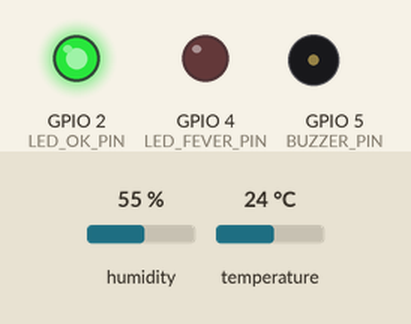
Simulated run of this sketch. Board: ESP32. On the bench: output pins drawn as LEDs (lit = HIGH), buzzer (waves = sounding, pin HIGH). The test bench sets the inputs (shaded band); at power-on: humidity 55 %, temperature 24 °C. WiFi joins after 1.5 s; servers stay silent unless stated; the local clock reads 2024-03-15 10:24:30 at power-on unless the sketch sets it; no MQTT or app messages arrive unless stated; what the sketch prints to the serial monitor is not drawn.

Above: at 2.3 s.
At 21.6 s:
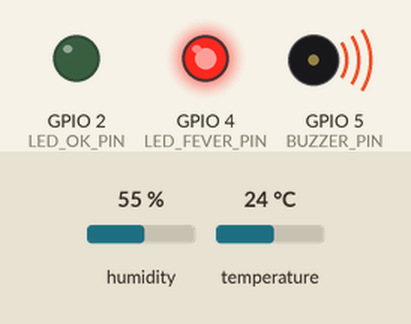
At 29.9 s:
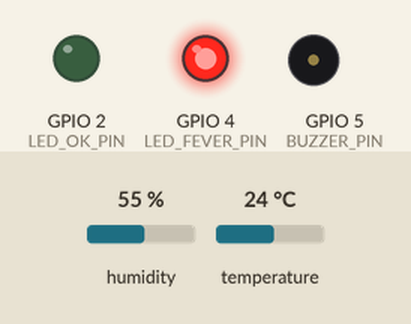
At 38.38 s:
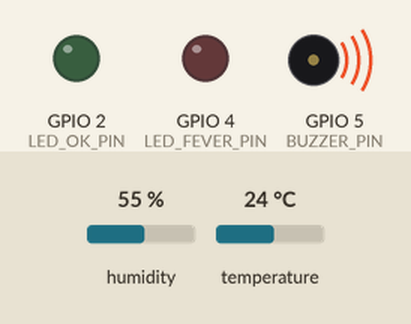
At 53.7 s:
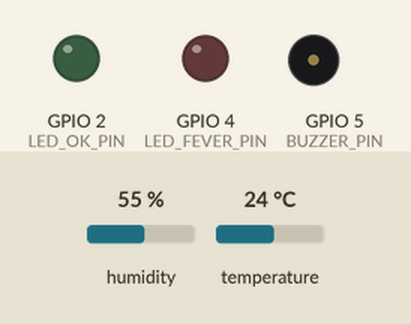
Timing chart, 0 to 60.1 s (numbered marks = the images above):
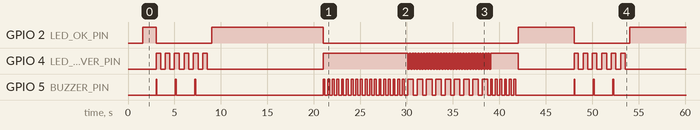

Measured:
- by itself, GPIO 2 (LED_OK_PIN): repeats every 45.0 s: LOW 6.0 s, HIGH 12.0 s, LOW 21.0 s, HIGH 6.0 s
- by itself, GPIO 4 (LED_FEVER_PIN), GPIO 5 (BUZZER_PIN): moves between LOW and HIGH, repeating every 45.0 s
- by itself, everything shown: repeats every 45.0 s, in 137 steps

The sketch:

sketch-simulado.ino
```cpp
#include <WiFi.h>
#include <PubSubClient.h>
#include <DHTesp.h>
#include <ArduinoJson.h>
#include <time.h>

// ── WiFi ─────────────────────────────────────────────────
const char* WIFI_SSID     = "Wokwi-GUEST";
const char* WIFI_PASSWORD = "";

// ── MQTT ─────────────────────────────────────────────────
const char* MQTT_BROKER  = "broker.hivemq.com";
const int   MQTT_PORT    = 1883;
const char* TOPIC_TEMP   = "petflow/temperatura";
const char* TOPIC_STATUS = "petflow/status";

char MQTT_CLIENT[30];

// ── NTP ──────────────────────────────────────────────────
const char* NTP_SERVER = "pool.ntp.org";
const long  GMT_OFFSET = -10800;
const int   DST_OFFSET = 0;

// ── Pinos ─────────────────────────────────────────────────
const int DHT_PIN       = 15;
const int LED_OK_PIN    = 2;
const int LED_FEVER_PIN = 4;
const int BUZZER_PIN    = 5;

// ── Limites de temperatura pet (°C) ──────────────────────
const float TEMP_HYPO_MAX   = 37.5f;
const float TEMP_NORMAL_MAX = 39.2f;
const float TEMP_CRITICAL   = 40.5f;

// ── Temporização ─────────────────────────────────────────
const unsigned long PUBLISH_INTERVAL_MS = 3000;
const unsigned long MQTT_RETRY_MS       = 5000;
const unsigned long BLINK_INTERVAL_MS   = 150;
const unsigned long BLINK_SLOW_MS       = 500;
const unsigned long BUZZ_ON_MS          = 200;
const unsigned long BUZZ_OFF_MS         = 300;
const unsigned long BUZZ_CRIT_MS        = 600;
const unsigned long BUZZ_GAP_MS         = 400;
const unsigned long BUZZ_HYPO_GAP_MS    = 2000;
const unsigned long BUZZ_HYPO_ON_MS     = 100;

// ── Cenários simulados com temperaturas biológicas reais ─
//
// Referências biológicas usadas:
//   Hamster    : normal 37–38 °C  → 36.2 = hipotermia real
//   Coelho     : normal 38–39.5°C → 37.1 = hipotermia real
//   Gato       : normal 37.5–39.2°C
//   Cachorro   : normal 37.5–39.2°C
//   Porquinho  : normal 38–40°C
//   Ferret     : normal 37.8–40°C
//   Chinchila  : normal 36–38°C   → 39.5 = febre real
//


struct SimReading { float temp; float humidity; const char* pet; };

SimReading simReadings[] = {
  // ── HIPOTERMIA (temp < 37.5°C) ───────────────────────
  { 36.2f, 60.0f, "Hamster"   },  // Hamster: normal 37–38°C → 36.2 = hipotermia real
  { 37.1f, 62.0f, "Coelho"    },  // Coelho:  normal 38–39.5°C → 37.1 = hipotermia real

  // ── NORMAL (37.5°C – 39.2°C) ─────────────────────────
  { 37.6f, 65.0f, "Gato"      },  // Gato:    normal 37.5–39.2°C → limite inferior
  { 38.0f, 65.0f, "Cachorro"  },  // Cachorro: normal 37.5–39.2°C → faixa ideal
  { 38.5f, 66.0f, "Porquinho" },  // Porquinho: normal 38–40°C → faixa ideal
  { 39.0f, 67.0f, "Ferret"    },  // Ferret:  normal 37.8–40°C → faixa ideal

  // ── FEBRE (39.3°C – 40.5°C) ──────────────────────────
  { 39.5f, 68.0f, "Chinchila" },  // Chinchila: normal 36–38°C → 39.5 = febre real
  { 39.8f, 70.0f, "Gato"      },  // Gato:    normal 37.5–39.2°C → 39.8 = febre real
  { 40.2f, 72.0f, "Cachorro"  },  // Cachorro: normal 37.5–39.2°C → 40.2 = febre real

  // ── CRÍTICO (> 40.5°C) ───────────────────────────────
  { 40.6f, 74.0f, "Coelho"    },  // Coelho:  normal 38–39.5°C → 40.6 = crítico real
  { 41.2f, 75.0f, "Hamster"   },  // Hamster: normal 37–38°C → 41.2 = crítico real
  { 41.8f, 76.0f, "Ferret"    },  // Ferret:  normal 37.8–40°C → 41.8 = crítico real

  // ── Recuperação (descendo) ────────────────────────────
  { 40.0f, 72.0f, "Porquinho" },  // Porquinho: voltando da febre
  { 39.0f, 68.0f, "Cachorro"  },  // Cachorro: normalizando
  { 38.2f, 65.0f, "Gato"      },  // Gato:    temperatura normal novamente
};

const int SIM_COUNT = sizeof(simReadings) / sizeof(simReadings[0]);
int simIndex = 0;

// ── Objetos globais ───────────────────────────────────────
DHTesp       dht;
WiFiClient   wifiClient;
PubSubClient mqttClient(wifiClient);

unsigned long lastPublishTime = 0;
unsigned long lastMqttRetry   = 0;
int           readingCount    = 0;

String        currentStatus = "NORMAL";
unsigned long lastBlinkTime = 0;
unsigned long lastBuzzTime  = 0;
bool          blinkState    = false;
bool          buzzActive    = false;

// ─────────────────────────────────────────────────────────
void setup() {
  Serial.begin(115200);
  Serial.println("\n╔══════════════════════════════╗");
  Serial.println("║   PetFlow IoT — Starting...  ║");
  Serial.println("╚══════════════════════════════╝");

  snprintf(MQTT_CLIENT, 30, "petflow-%08lX", (unsigned long)millis());
  Serial.println("[MQTT] Client ID: " + String(MQTT_CLIENT));

  // Pull-up interno ativado no pino de dados do DHT22
  // (complementa o resistor externo de 10kΩ do circuito)
  pinMode(DHT_PIN, INPUT_PULLUP);

  pinMode(LED_OK_PIN,    OUTPUT);
  pinMode(LED_FEVER_PIN, OUTPUT);
  pinMode(BUZZER_PIN,    OUTPUT);
  digitalWrite(LED_OK_PIN,    LOW);
  digitalWrite(LED_FEVER_PIN, LOW);
  digitalWrite(BUZZER_PIN,    LOW);

  dht.setup(DHT_PIN, DHTesp::DHT22);

  connectWiFi();
  configTime(GMT_OFFSET, DST_OFFSET, NTP_SERVER);

  mqttClient.setServer(MQTT_BROKER, MQTT_PORT);
  mqttClient.setBufferSize(512);
  mqttClient.setKeepAlive(15);
  mqttClient.setSocketTimeout(10);

  tryConnectMQTT();

  Serial.println("[MODO] Ciclo simulado ativo (" + String(SIM_COUNT) + " cenários)");
  Serial.println("[INFO] Temperaturas biológicas reais por espécie");
  Serial.println("[INFO] Em hardware real, leitura do DHT22 físico substitui automaticamente");
}

// ─────────────────────────────────────────────────────────
void loop() {
  if (!WiFi.isConnected()) connectWiFi();

  if (!mqttClient.connected()) {
    unsigned long now = millis();
    if (now - lastMqttRetry >= MQTT_RETRY_MS) {
      lastMqttRetry = now;
      tryConnectMQTT();
    }
  } else {
    mqttClient.loop();
  }

  unsigned long now = millis();
  if (now - lastPublishTime >= PUBLISH_INTERVAL_MS) {
    lastPublishTime = now;
    readAndPublish();
  }

  updateAlerts(now);
}

// ─────────────────────────────────────────────────────────
void tryConnectMQTT() {
  Serial.print("[MQTT] Tentando conectar a " + String(MQTT_BROKER) + "...");
  if (mqttClient.connect(MQTT_CLIENT)) {
    Serial.println(" Conectado!");
    mqttClient.publish(TOPIC_STATUS,
      "{\"online\":true,\"msg\":\"PetFlow IoT online\"}");
  } else {
    Serial.println(" Falhou rc=" + String(mqttClient.state()) + " — tentará em 5s");
  }
}

// ─────────────────────────────────────────────────────────
void readAndPublish() {
  float temperature, humidity;
  bool  usedSensor = false;

  // Tenta leitura real do DHT22
  // No Wokwi: sensor tem valor fixo configurado no diagram.json
  // Em hardware real: reflete a temperatura ambiente do pet
  TempAndHumidity reading = dht.getTempAndHumidity();

  if (dht.getStatus() == DHTesp::ERROR_NONE &&
      !isnan(reading.temperature) && !isnan(reading.humidity)) {
    temperature = reading.temperature;
    humidity    = reading.humidity;
    usedSensor  = true;
    Serial.println("[DHT22] Leitura real: " + String(temperature) + "°C / " + String(humidity) + "%");
  } else {
    temperature = simReadings[simIndex].temp;
    humidity    = simReadings[simIndex].humidity;
    simIndex    = (simIndex + 1) % SIM_COUNT;
    Serial.println("[DHT22] Usando cenário simulado #" + String(simIndex)
                   + ": " + String(temperature) + "°C");
  }

  // No Wokwi o sensor retorna valor fixo (ex: 38.5°C definido no diagram.json).
  // Para demonstrar todos os estados clínicos no dashboard, avançamos o ciclo
  // simulado independentemente e sobrescrevemos a leitura fixa do Wokwi.
  // Em hardware real (protoboard), remova as 3 linhas abaixo.
  temperature = simReadings[simIndex].temp;
  humidity    = simReadings[simIndex].humidity;
  simIndex    = (simIndex + 1) % SIM_COUNT;

  // Nome do pet correspondente à leitura atual
  const char* petName = simReadings[(simIndex == 0 ? SIM_COUNT - 1 : simIndex - 1)].pet;

  readingCount++;

  String status, statusColor;
  if (temperature < TEMP_HYPO_MAX) {
    status = "HIPOTERMIA"; statusColor = "blue";
  } else if (temperature <= TEMP_NORMAL_MAX) {
    status = "NORMAL";     statusColor = "green";
  } else if (temperature <= TEMP_CRITICAL) {
    status = "FEBRE";      statusColor = "orange";
  } else {
    status = "CRITICO";    statusColor = "red";
  }

  currentStatus = status;

  struct tm timeinfo;
  char isoTime[25] = "sem_hora";
  if (getLocalTime(&timeinfo)) {
    strftime(isoTime, sizeof(isoTime), "%Y-%m-%dT%H:%M:%S", &timeinfo);
  }

  Serial.printf("\n[#%04d] Pet: %s | Temp: %.1f°C | Umid: %.1f%% | Status: %s | %s\n",
                readingCount, petName, temperature, humidity, status.c_str(), isoTime);

  if (!mqttClient.connected()) {
    Serial.println("[MQTT] Sem conexão — dado registrado localmente");
    return;
  }

  StaticJsonDocument<256> doc;
  doc["device"]      = MQTT_CLIENT;
  doc["pet"]         = petName;
  doc["temperatura"] = round(temperature * 10) / 10.0;
  doc["umidade"]     = round(humidity * 10) / 10.0;
  doc["status"]      = status;
  doc["cor"]         = statusColor;
  doc["leitura"]     = readingCount;
  doc["timestamp"]   = isoTime;
  doc["fonte"]       = usedSensor ? "sensor" : "simulado";

  char payload[256];
  serializeJson(doc, payload);

  if (mqttClient.publish(TOPIC_TEMP, payload, true)) {
    Serial.println("[MQTT] Publicado → " + String(TOPIC_TEMP));
    Serial.println("[MQTT] Payload  : " + String(payload));
  } else {
    Serial.println("[MQTT] ERRO ao publicar!");
  }

  StaticJsonDocument<128> statusDoc;
  statusDoc["online"]    = true;
  statusDoc["uptime_s"]  = millis() / 1000;
  statusDoc["timestamp"] = isoTime;
  char statusPayload[128];
  serializeJson(statusDoc, statusPayload);
  mqttClient.publish(TOPIC_STATUS, statusPayload, true);
}

// ─────────────────────────────────────────────────────────
void updateAlerts(unsigned long now) {

  if (currentStatus == "NORMAL") {
    digitalWrite(LED_OK_PIN,    HIGH);
    digitalWrite(LED_FEVER_PIN, LOW);
    digitalWrite(BUZZER_PIN,    LOW);
    buzzActive = false;

  } else if (currentStatus == "HIPOTERMIA") {
    // LED vermelho piscando lento + 1 bip curto a cada 2s
    digitalWrite(LED_OK_PIN, LOW);
    if (now - lastBlinkTime >= BLINK_SLOW_MS) {
      blinkState = !blinkState;
      digitalWrite(LED_FEVER_PIN, blinkState ? HIGH : LOW);
      lastBlinkTime = now;
    }
    if (!buzzActive && (now - lastBuzzTime >= BUZZ_HYPO_GAP_MS)) {
      digitalWrite(BUZZER_PIN, HIGH);
      lastBuzzTime = now; buzzActive = true;
    } else if (buzzActive && (now - lastBuzzTime >= BUZZ_HYPO_ON_MS)) {
      digitalWrite(BUZZER_PIN, LOW);
      lastBuzzTime = now; buzzActive = false;
    }

  } else if (currentStatus == "FEBRE") {
    // LED vermelho fixo + buzzer intermitente moderado
    digitalWrite(LED_OK_PIN, LOW);
    digitalWrite(LED_FEVER_PIN, HIGH);
    if (!buzzActive && (now - lastBuzzTime >= BUZZ_OFF_MS)) {
      digitalWrite(BUZZER_PIN, HIGH);
      lastBuzzTime = now; buzzActive = true;
    } else if (buzzActive && (now - lastBuzzTime >= BUZZ_ON_MS)) {
      digitalWrite(BUZZER_PIN, LOW);
      lastBuzzTime = now; buzzActive = false;
    }

  } else if (currentStatus == "CRITICO") {
    // LED vermelho piscando rápido + buzzer longo
    if (now - lastBlinkTime >= BLINK_INTERVAL_MS) {
      blinkState = !blinkState;
      digitalWrite(LED_FEVER_PIN, blinkState ? HIGH : LOW);
      digitalWrite(LED_OK_PIN, LOW);
      lastBlinkTime = now;
    }
    if (!buzzActive && (now - lastBuzzTime >= BUZZ_GAP_MS)) {
      digitalWrite(BUZZER_PIN, HIGH);
      lastBuzzTime = now; buzzActive = true;
    } else if (buzzActive && (now - lastBuzzTime >= BUZZ_CRIT_MS)) {
      digitalWrite(BUZZER_PIN, LOW);
      lastBuzzTime = now; buzzActive = false;
    }
  }
}

// ─────────────────────────────────────────────────────────
void connectWiFi() {
  Serial.print("[WiFi] Conectando a " + String(WIFI_SSID));
  WiFi.begin(WIFI_SSID, WIFI_PASSWORD);
  int attempts = 0;
  while (!WiFi.isConnected() && attempts < 40) {
    delay(500); Serial.print("."); attempts++;
  }
  if (WiFi.isConnected()) {
    Serial.println("\n[WiFi] Conectado! IP: " + WiFi.localIP().toString());
  } else {
    Serial.println("\n[WiFi] Falha na conexão!");
  }
}
```
